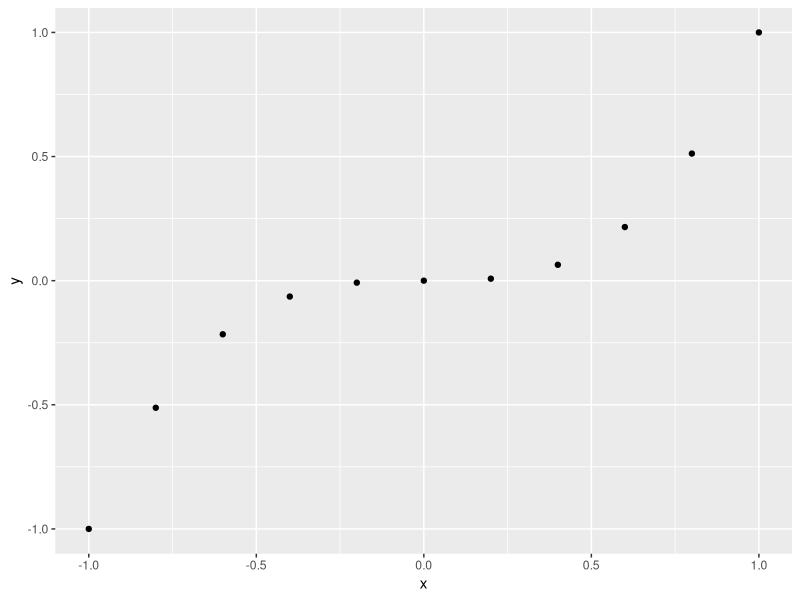

This chart was generated by the following R code:
roll <- function() {
  die <- 1:6
  dice <- sample(die, size = 2, replace = TRUE)
  sum(dice)
}

roll2 <- function(bones = 1:6) {
  dice <- sample(bones, size = 2, replace = TRUE)
  sum(dice)
}

roll2()


test <- function(bones) {
  dice <- sample(bones, size = 2, replace = TRUE)
  sum(dice)
}

library(ggplot2)

qplot

x <- seq(-1, 1, by = 0.2)
x

y <- x^3

qplot(x, y)
